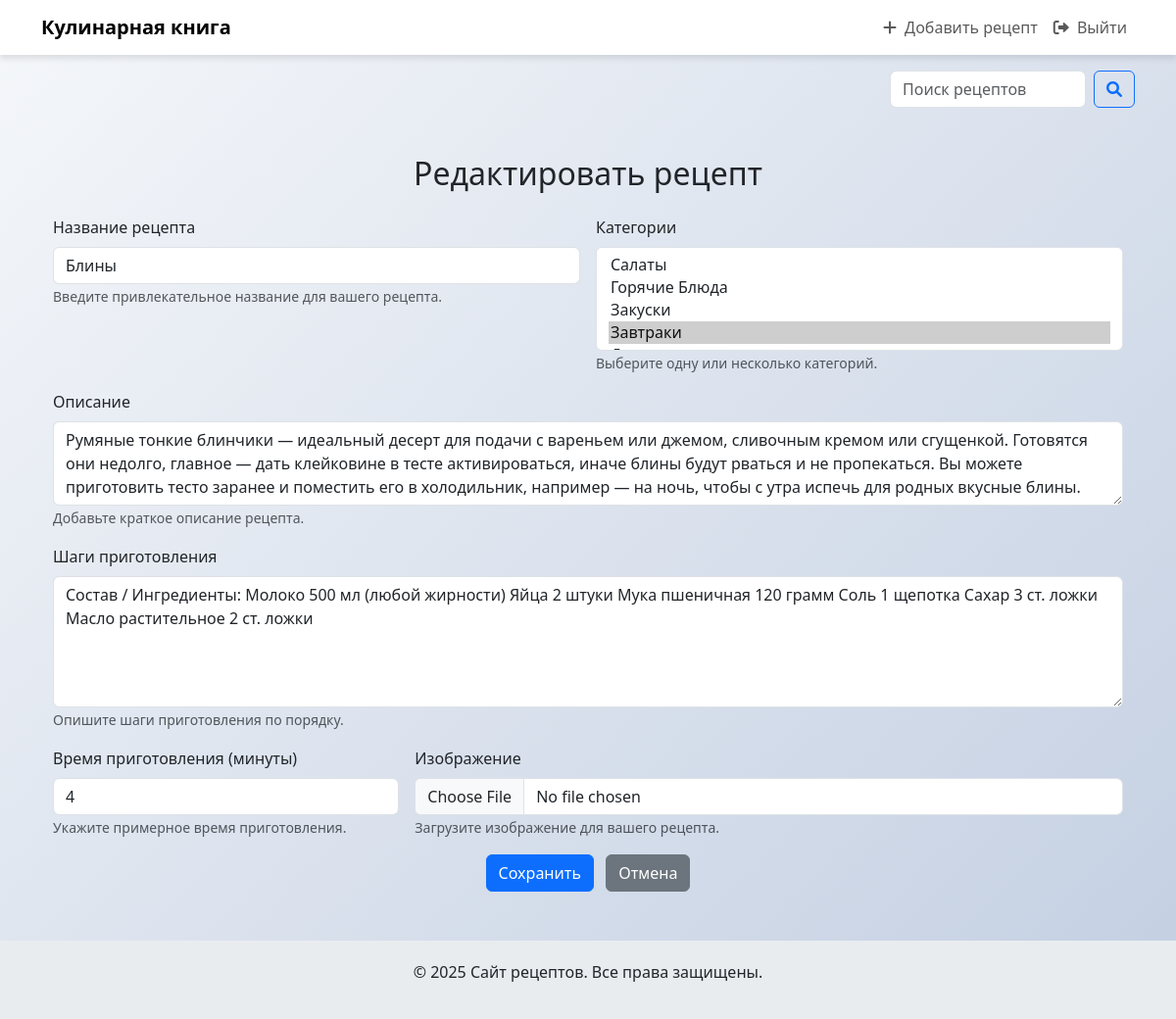
Page /edit/2/ (signed in) on the committed database.
### recipes/models.py (models this page shows, shortened)
class Recipe(models.Model):
    title = models.CharField(max_length=200)
    description = models.TextField()
    steps = models.TextField()
    cooking_time = models.PositiveIntegerField(help_text="Время приготовления в минутах")
    image = models.ImageField(upload_to='recipes/')
    author = models.ForeignKey(User, on_delete=models.CASCADE, verbose_name='Автор')
    categories = models.ManyToManyField(Category, related_name='recipes')

### recipes/views.py (the view)
# urls.py: path('edit/<int:pk>/', views.edit_recipe, name='edit_recipe'),  # Редактирование рецепта
@login_required
def edit_recipe(request, pk):
    recipe = get_object_or_404(Recipe, pk=pk, author=request.user)
    if request.method == 'POST':
        form = RecipeForm(request.POST, request.FILES, instance=recipe)
        if form.is_valid():
            form.save()
            return redirect('recipe_detail', pk=recipe.pk)
    else:
        form = RecipeForm(instance=recipe)
    return render(request, 'recipes/add_recipe.html', {'form': form, 'title': 'Редактировать рецепт'})

### recipes/forms.py
class RecipeForm(forms.ModelForm):
    class Meta:
        model = Recipe
        fields = ['title', 'categories', 'description', 'steps', 'cooking_time', 'image']
        widgets = {
            'title': forms.TextInput(attrs={'class': 'form-control', 'placeholder': 'Например, Спагетти Карбонара'}),
            'categories': forms.SelectMultiple(attrs={'class': 'form-select'}),
            'description': forms.Textarea(attrs={'class': 'form-control', 'rows': 3, 'placeholder': 'Краткое описание рецепта'}),
            'steps': forms.Textarea(attrs={'class': 'form-control', 'rows': 5, 'placeholder': 'Опишите шаги приготовления'}),
            'cooking_time': forms.NumberInput(attrs={'class': 'form-control', 'placeholder': 'Например, 30'}),
            'image': forms.FileInput(attrs={'class': 'form-control'}),
        }
        labels = {
            'title': 'Название рецепта',
            'categories': 'Категории',
            'description': 'Описание',
            'steps': 'Шаги приготовления',
            'cooking_time': 'Время приготовления (минуты)',
            'image': 'Изображение',
        }

### recipes/models.py (called while the page is built)
    def __str__(self):
        return self.name

### recipes/templates/recipes/add_recipe.html (shortened to what this page needs)
{% extends 'recipes/base.html' %}
{% block content %}
    <div class="container mt-5">
        <h2 class="mb-4 text-center">{{ title }}</h2>
        <form method="post" enctype="multipart/form-data" class="row g-3">
            <div class="col-md-6">
                <label for="{{ form.title.id_for_label }}" class="form-label">Название рецепта</label>
                {{ form.title }}
                <small class="text-muted">Введите привлекательное название для вашего рецепта.</small>
            </div>
            <div class="col-md-6">
                <label for="{{ form.categories.id_for_label }}" class="form-label">Категории</label>
                {{ form.categories }}
                <small class="text-muted">Выберите одну или несколько категорий.</small>
            </div>
            <div class="col-12">
                <label for="{{ form.description.id_for_label }}" class="form-label">Описание</label>
                {{ form.description }}
                <small class="text-muted">Добавьте краткое описание рецепта.</small>
            </div>
            <div class="col-12">
                <label for="{{ form.steps.id_for_label }}" class="form-label">Шаги приготовления</label>
                {{ form.steps }}
                <small class="text-muted">Опишите шаги приготовления по порядку.</small>
            </div>
            <div class="col-md-4">
                <label for="{{ form.cooking_time.id_for_label }}" class="form-label">Время приготовления (минуты)</label>
                {{ form.cooking_time }}
                <small class="text-muted">Укажите примерное время приготовления.</small>
            </div>
            <div class="col-md-8">
                <label for="{{ form.image.id_for_label }}" class="form-label">Изображение</label>
                {{ form.image }}
                <small class="text-muted">Загрузите изображение для вашего рецепта.</small>
            </div>
            <div class="col-12 text-center">
                <button type="submit" class="btn btn-primary me-2">Сохранить</button>
                <a href="{% url 'home' %}" class="btn btn-secondary">Отмена</a>
            </div>
        </form>
    </div>
{% endblock %}

### recipes/templates/recipes/base.html (style rules this page uses)
body { background: linear-gradient(135deg, #f5f7fa, #c3cfe2); }
.btn-primary { background-color: #0d6efd; border-color: #0d6efd; }

### rows in the picture
Recipe: title "Блины", description "Румяные тонкие блинчики — идеальный десерт для подачи с вареньем или джемом, сливочным кремом или сгущенкой. Готовятся они недолго, главное — дать клейковине в тесте активироваться, иначе блины будут рваться и не пропекаться. Вы можете приготовить тесто заранее и поместить его в холодильник, например — на ночь, чтобы с утра испечь для родных вкусные блины.", steps "Состав / Ингредиенты: Молоко 500 мл (любой жирности) Яйца 2 штуки Мука пшеничная 120 грамм Соль 1 щепотка Сахар 3 ст. ложки Масло растительное 2 ст. ложки", cooking_time "4"

### other values in the picture
{{ title }} "Редактировать рецепт"
